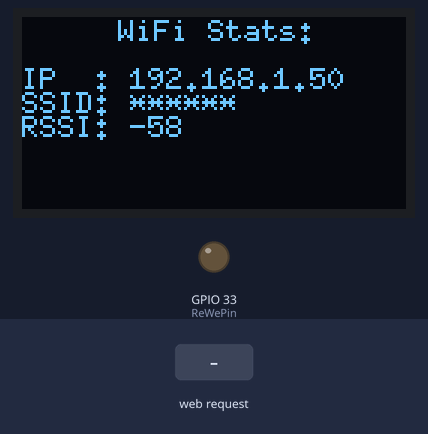
A sketch run on a simulated ESP32. Shown: 128×64 one-colour display, output pins drawn as LEDs (lit = HIGH). The test bench sets the inputs (shaded band). WiFi joins after 1.5 s; servers stay silent unless stated; what the sketch prints to the serial monitor is not drawn.

Above: at 2.8 s.
2.9 s: HTTP request GET /RunForward received
At 4.0 s:
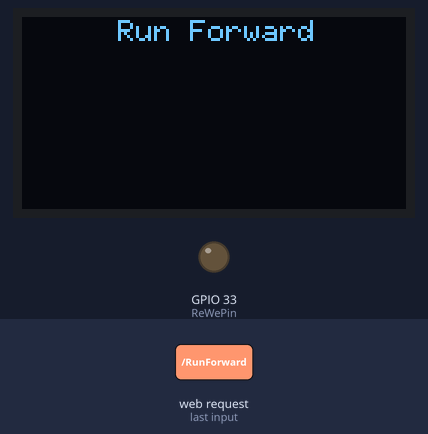
4.4 s: HTTP request GET /RunReverse received
At 5.1 s:
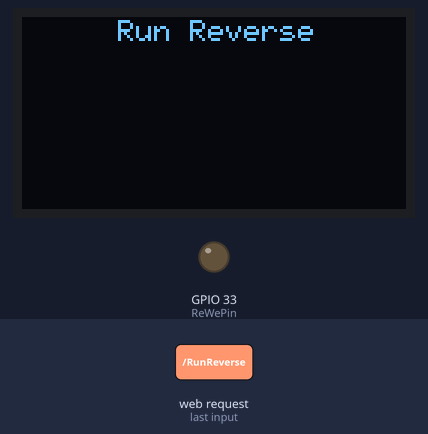
5.9 s: HTTP request GET /Stop received
At 6.2 s:
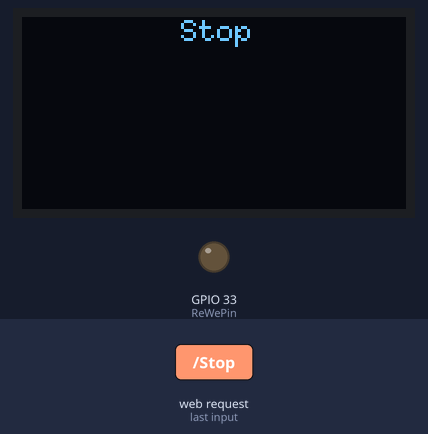
7.4 s: HTTP request GET / received
At 8.6 s:
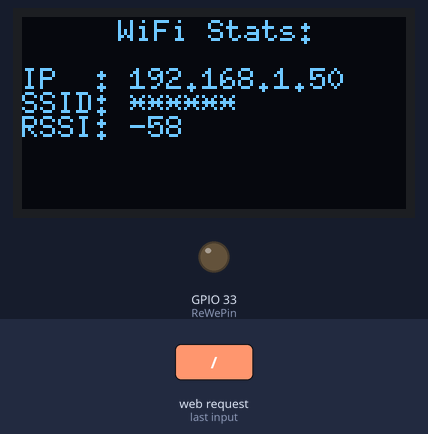
Timing chart, 0 to 9.9 s (numbered marks = the images above; inputs shaded):
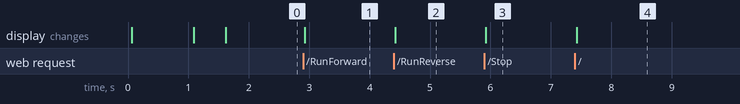

Measured:
- after the input at 2.9 s, the display: changes at once (image 1)
- after the input at 4.4 s, the display: changes at once (image 2)
- after the input at 5.9 s, the display: changes at once (image 3)
- after the input at 7.4 s, the display: changes at once (image 4)

The sketch:

ESP32_Modbus.ino
```cpp
#include "License.h"    //Open Source License File

//https://dl.espressif.com/dl/package_esp32_index.json files
#include <WiFi.h>
#include <WiFiClient.h>
#include <WebServer.h>
#include <ESPmDNS.h>
//end https://dl.espressif.com/dl/package_esp32_index.json


#include <U8g2lib.h>

#define   FONT_ONE_HEIGHT               8                              // font one height in pixels
#define   FONT_TWO_HEIGHT               20                             // font two height in pixels

#define ReWePin                         33                             // Read Enable, Write Enable PIN. I'm not sure these should be bonded.
                                                                       // It probably needs to be 2 pins where we set pin1 and then set pin2 = !pin1

char      chBuffer[128];                                               // general purpose character buffer
char      chPassword[] =                  "******";                // your network password
char      chSSID[] =                      "******";              // your network SSID
U8G2_SSD1306_128X64_NONAME_F_HW_I2C       u8g2(U8G2_R0, 16, 15, 4);    // OLED graphics
int       nWifiStatus =                   WL_IDLE_STATUS;              // wifi status

//VFD Function Codes
#define NONE        0x00
#define READ_HOLDING_REGS 0x03
#define READ_INPUT_REG    0x04
#define WRITE_SINGLE_REG  0x06
#define WRITE_MULTIPLE_REGS 0x10

//baud rate
int baud;
//VFD Station Address
unsigned short VFD_ID;
//Time in uS to keep ReWePin high so that we don't trim the end of our packet.
int postWriteDelay;

//HTML webpage contents in program memory
const char MAIN_page[] PROGMEM = R"=====(
<!DOCTYPE html>
<html>
<body>
<center>
<h1>ESP32 Yaskawa V1000 demo: 1</h1><br>
Click to Run Forward<a href="RunForward">RUN FOR</a><br>
Click to Run Reverse<a href="RunReverse">RUN REV</a><br>
Click to Stop <a href="Stop">STOP</a><br>
<hr>
</center>

</body>
</html>
)=====";

//The webserver on port 80 that will respond to client requests
WebServer server(80);


struct PacketData
{
    volatile unsigned char VFDAddress;
    volatile unsigned char FunctionCode;    //
    volatile unsigned char ByteLength;  //Number of words
    volatile unsigned short StartingRegister;
    unsigned short ByteBuffer[50];
    volatile unsigned char ErrorCode;
};

//Comuptes cyclic redundancy check
unsigned short ComputeCrc(unsigned char *pucBuffer, int nSize)
    {
        int nIndex1;
        int nIndex2;

        unsigned short crcHash;

        //Init crc reg to all ones
        crcHash = 0xffff;

        for (nIndex1 = 0; nIndex1 < nSize; nIndex1++)
        {  //Xor packet unsigned char with crc
            crcHash ^= ((unsigned short)pucBuffer[nIndex1] & 0x00ff);

            //Shift right 8 times
            for (nIndex2 = 0; nIndex2 < 8; nIndex2++)
            {
                //Check shifted out bit
                if ((crcHash & 0x0001) == 0x0001)
                { //The shifted out bit will be 1, shift then use the polynomial
                    crcHash >>= 1;
                    crcHash ^= 0xA001;  //Then xor the crc reg with the
                }
                else
                {   //The shifted out bit will be 0, do nothing but shift
                    crcHash >>= 1;
                }
            }
        }
        return crcHash;
    }

//Since we'll be working with multiple data types and sending a serial packet our buffer data type is 8 bits.
//as such we'll need to divide up the data of larger data types into 8 bit incriments before adding them to the buffer.
//IE a 16 bit
bool Write(PacketData *psrData)
{
    int nSize;//this should just be an unsigned char
    int nIndex;
    unsigned short crcHash;
    unsigned char aucBuffer[255];
    unsigned long dwBytesWritten;

    //starting at 0 index load data to buffer and increase buffer index counter
    nSize = 0; //buffer count
    aucBuffer[nSize++] = psrData->VFDAddress;//add vfd address data to packet
    aucBuffer[nSize++] = psrData->FunctionCode;//add modbus function code data to packet

    //Check function type, different functions send different data
    switch (psrData->FunctionCode)
    {
        case READ_HOLDING_REGS:
        case READ_INPUT_REG:
            aucBuffer[nSize++] = (unsigned char)((psrData->StartingRegister >> 8) & 0xff);
            aucBuffer[nSize++] = (unsigned char)((psrData->StartingRegister >> 0) & 0xff);
            aucBuffer[nSize++] = 0;
            aucBuffer[nSize++] = psrData->ByteLength;
            break;

        case WRITE_SINGLE_REG:
            aucBuffer[nSize++] = (unsigned char)((psrData->StartingRegister >> 8) & 0xff);
            aucBuffer[nSize++] = (unsigned char)((psrData->StartingRegister >> 0) & 0xff);
            aucBuffer[nSize++] = (unsigned char)((psrData->ByteBuffer[0] >> 8) & 0xff);
            aucBuffer[nSize++] = (unsigned char)((psrData->ByteBuffer[0] >> 0) & 0xff);
            break;

        case WRITE_MULTIPLE_REGS:
      aucBuffer[nSize++] = (unsigned char)((psrData->StartingRegister >> 8) & 0xff);
            aucBuffer[nSize++] = (unsigned char)((psrData->StartingRegister >> 0) & 0xff);
            aucBuffer[nSize++] = 0;
            aucBuffer[nSize++] = psrData->ByteLength;
            aucBuffer[nSize++] = (unsigned char)((psrData->ByteLength * 2) & 0xff);
            for (nIndex = 0; nIndex < (psrData->ByteLength * 2); nIndex += 2)
            {
                aucBuffer[nSize++] = (unsigned char)((psrData->ByteBuffer[nIndex / 2] >> 8) & 0xff);
                aucBuffer[nSize++] = (unsigned char)((psrData->ByteBuffer[nIndex / 2] >> 0) & 0xff);
            }
            break;

        default:
            break;
    }
    crcHash = ComputeCrc(aucBuffer, nSize);
    aucBuffer[nSize++] = (unsigned char)((crcHash >> 0) & 0xff);
    aucBuffer[nSize++] = (unsigned char)((crcHash >> 8) & 0xff);

  digitalWrite(ReWePin, HIGH);
  //m_pclPort->fnWrite(aucBuffer, nSize, &dwBytesWritten);
   for(int i = 0; i < nSize; i++)
   {
    Serial.write(aucBuffer[i]);
    }

    Serial.flush();
    delayMicroseconds(postWriteDelay);
    digitalWrite(ReWePin, LOW);
    return true;
}


volatile bool setFrequency(unsigned short frequency)
{
  PacketData srModbusPacket;
  srModbusPacket.VFDAddress = VFD_ID;
  srModbusPacket.FunctionCode = WRITE_MULTIPLE_REGS;
  srModbusPacket.StartingRegister = 0x0002;
  srModbusPacket.ByteLength = 1;
  srModbusPacket.ByteBuffer[0] = frequency;
  Write(&srModbusPacket);
  return true;//will edit later
}

volatile bool fnStart(bool bDirection, unsigned short frequency) //Run
{
  PacketData srModbusPacket;
  srModbusPacket.VFDAddress = VFD_ID;
  srModbusPacket.FunctionCode = WRITE_MULTIPLE_REGS;
  srModbusPacket.StartingRegister = 0x0001;
  srModbusPacket.ByteLength = 2;

  if (bDirection)
  {
    srModbusPacket.ByteBuffer[0] = 0x0001; //run forward
  }
  else
  {
    srModbusPacket.ByteBuffer[0] = 0x0003; //run reverse
  }
  srModbusPacket.ByteBuffer[1] = frequency;
  Write(&srModbusPacket);
  return true;
}


volatile bool fnStop(void)
{
  PacketData srModbusPacket;
  srModbusPacket.VFDAddress = VFD_ID;
  srModbusPacket.FunctionCode = WRITE_MULTIPLE_REGS;
  srModbusPacket.StartingRegister = 0x0001;
  srModbusPacket.ByteLength = 1;

  srModbusPacket.ByteBuffer[0] = 0;
  Write(&srModbusPacket);
  return true;
}

void handleRoot() {
 //Serial.println("You called root page");
 String s = MAIN_page; //Read HTML contents
 server.send(200, "text/html", s); //Send web page


 u8g2.clearBuffer();

      // Display the title.

      sprintf(chBuffer, "%s", "WiFi Stats:");
      u8g2.drawStr(64 - (u8g2.getStrWidth(chBuffer) / 2), 0, chBuffer);

      // Display the ip address assigned by the wifi router.

      char  chIp[81];
      WiFi.localIP().toString().toCharArray(chIp, sizeof(chIp) - 1);
      sprintf(chBuffer, "IP  : %s", chIp);
      u8g2.drawStr(0, FONT_ONE_HEIGHT * 2, chBuffer);

      // Display the ssid of the wifi router.

      sprintf(chBuffer, "SSID: %s", chSSID);
      u8g2.drawStr(0, FONT_ONE_HEIGHT * 3, chBuffer);

      // Display the rssi.

      sprintf(chBuffer, "RSSI: %d", WiFi.RSSI());
      u8g2.drawStr(0, FONT_ONE_HEIGHT * 4, chBuffer);

      u8g2.sendBuffer();
}

void handleRunFor() {
  fnStart(true, 6000);
 server.send(200, "text/html", "Running Forward");
 u8g2.clearBuffer();
      sprintf(chBuffer, "%s", "Run Forward");
      u8g2.drawStr(64 - (u8g2.getStrWidth(chBuffer) / 2), 0, chBuffer);
      u8g2.sendBuffer();
}

void handleRunRev() {
  fnStart(false, 6000);
 server.send(200, "text/html", "Running Reverse");
 u8g2.clearBuffer();
      sprintf(chBuffer, "%s", "Run Reverse");
      u8g2.drawStr(64 - (u8g2.getStrWidth(chBuffer) / 2), 0, chBuffer);
      u8g2.sendBuffer();
}

void handleStop() {
  fnStop();
 server.send(200, "text/html", "Stopping"); //Send ADC value only to client ajax request
 u8g2.clearBuffer();
      sprintf(chBuffer, "%s", "Stop");
      u8g2.drawStr(64 - (u8g2.getStrWidth(chBuffer) / 2), 0, chBuffer);
      u8g2.sendBuffer();
}

void displayConnecting(bool bblink)
{
  if(bblink)
  {
  u8g2.clearBuffer();
    sprintf(chBuffer, "%s", "Connecting to:");
    u8g2.drawStr(64 - (u8g2.getStrWidth(chBuffer) / 2), 0, chBuffer);
    sprintf(chBuffer, "%s", chSSID);
    u8g2.drawStr(64 - (u8g2.getStrWidth(chBuffer) / 2), 31 - (FONT_ONE_HEIGHT / 2), chBuffer);
    u8g2.sendBuffer();
  }
  else
  {
    u8g2.clearBuffer();
    sprintf(chBuffer, "%s", " ");
    u8g2.drawStr(64 - (u8g2.getStrWidth(chBuffer) / 2), 0, chBuffer);
    u8g2.sendBuffer();
    }
  }

void setup() {
  pinMode(ReWePin,OUTPUT);

baud = 57600;
postWriteDelay = 120;
VFD_ID = 6;
Serial.begin(baud);
delay(5);

u8g2.begin();
  u8g2.setFont(u8g2_font_6x10_tr);
  u8g2.setFontRefHeightExtendedText();
  u8g2.setDrawColor(1);
  u8g2.setFontPosTop();
  u8g2.setFontDirection(0);


    int count = 2;
    bool disp = true;
    displayConnecting(disp);
    WiFi.begin(chSSID, chPassword);
    while(WiFi.status() != WL_CONNECTED)
    {
      delay(500);
      count --;
      if(!count)
      {
        count = 2;
        disp = !disp;
        displayConnecting(disp);
        }
    }

    //Serial.println();
    //sprintf(chBuffer, "NTP clock: WiFi connected to %s.", chSSID);
    //Serial.println(chBuffer);

    // Display connection stats.

      // Clean the display buffer.

      u8g2.clearBuffer();

      // Display the title.

      sprintf(chBuffer, "%s", "WiFi Stats:");
      u8g2.drawStr(64 - (u8g2.getStrWidth(chBuffer) / 2), 0, chBuffer);

      // Display the ip address assigned by the wifi router.

      char  chIp[81];
      WiFi.localIP().toString().toCharArray(chIp, sizeof(chIp) - 1);
      sprintf(chBuffer, "IP  : %s", chIp);
      u8g2.drawStr(0, FONT_ONE_HEIGHT * 2, chBuffer);

      // Display the ssid of the wifi router.

      sprintf(chBuffer, "SSID: %s", chSSID);
      u8g2.drawStr(0, FONT_ONE_HEIGHT * 3, chBuffer);

      // Display the rssi.

      sprintf(chBuffer, "RSSI: %d", WiFi.RSSI());
      u8g2.drawStr(0, FONT_ONE_HEIGHT * 4, chBuffer);

      // Display waiting for ntp message.

      //u8g2.drawStr(0, FONT_ONE_HEIGHT * 6, "Awaiting NTP time...");

      // Now send the display buffer to the OLED.

      u8g2.sendBuffer();

server.on("/", handleRoot);      //Which routine to handle at root location. This is display page
server.on("/RunForward", handleRunFor); //as Per  <a href="ledOn">, Subroutine to be called
server.on("/RunReverse", handleRunRev);
server.on("/Stop", handleStop);

server.begin();
}

void loop() {
  // put your main code here, to run repeatedly:
server.handleClient();
//fnStop();
}
```

License.h
```cpp
// (licence header left out)

```
